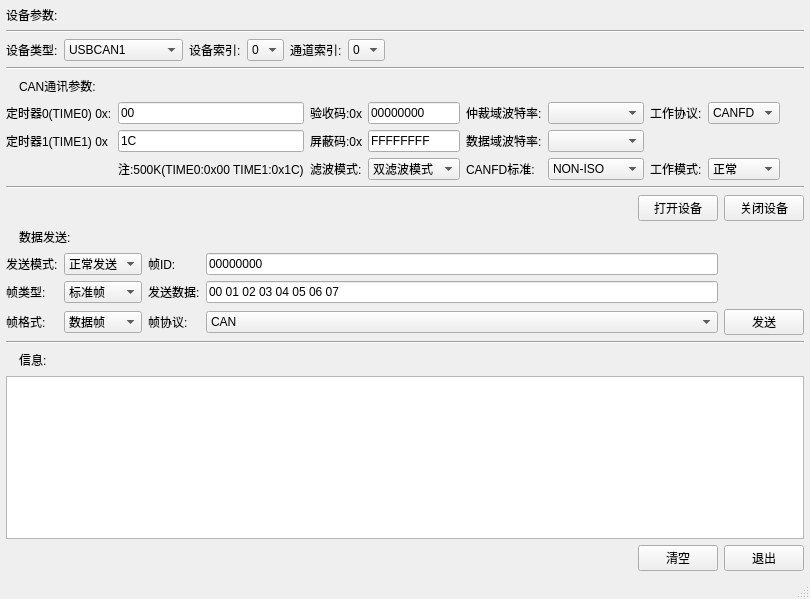
<?xml version="1.0" encoding="UTF-8"?>
<ui version="4.0">
 <class>MainWindow</class>
 <widget class="QMainWindow" name="MainWindow">
  <property name="geometry">
   <rect>
    <x>0</x>
    <y>0</y>
    <width>810</width>
    <height>599</height>
   </rect>
  </property>
  <property name="windowTitle">
   <string>MainWindow</string>
  </property>
  <widget class="QWidget" name="centralwidget">
   <layout class="QVBoxLayout" name="verticalLayout" stretch="0,0,0,0,0,0,0,0,0,0,0,0,0,1">
    <property name="spacing">
     <number>6</number>
    </property>
    <property name="leftMargin">
     <number>6</number>
    </property>
    <property name="topMargin">
     <number>6</number>
    </property>
    <property name="rightMargin">
     <number>6</number>
    </property>
    <property name="bottomMargin">
     <number>6</number>
    </property>
    <item>
     <widget class="QLabel" name="label_13">
      <property name="text">
       <string>设备参数:</string>
      </property>
     </widget>
    </item>
    <item>
     <widget class="Line" name="line_4">
      <property name="orientation">
       <enum>Qt::Horizontal</enum>
      </property>
     </widget>
    </item>
    <item>
     <layout class="QGridLayout" name="gridLayout_2">
      <item row="0" column="1">
       <widget class="QComboBox" name="comboBox_devType">
        <item>
         <property name="text">
          <string>USBCAN1</string>
         </property>
        </item>
        <item>
         <property name="text">
          <string>USBCAN2</string>
         </property>
        </item>
        <item>
         <property name="text">
          <string>USBCANFDMini</string>
         </property>
        </item>
        <item>
         <property name="text">
          <string>USBCANFD1</string>
         </property>
        </item>
        <item>
         <property name="text">
          <string>USBCANFD2</string>
         </property>
        </item>
       </widget>
      </item>
      <item row="0" column="4">
       <widget class="QComboBox" name="comboBox_devIndex">
        <item>
         <property name="text">
          <string>0</string>
         </property>
        </item>
       </widget>
      </item>
      <item row="0" column="2">
       <widget class="QLabel" name="label_7">
        <property name="text">
         <string>设备索引:</string>
        </property>
       </widget>
      </item>
      <item row="0" column="7">
       <widget class="QLabel" name="label_9">
        <property name="text">
         <string>通道索引:</string>
        </property>
       </widget>
      </item>
      <item row="0" column="8">
       <widget class="QComboBox" name="comboBox_chIndex">
        <item>
         <property name="text">
          <string>0</string>
         </property>
        </item>
       </widget>
      </item>
      <item row="0" column="0">
       <widget class="QLabel" name="label">
        <property name="text">
         <string>设备类型:</string>
        </property>
       </widget>
      </item>
      <item row="0" column="9">
       <spacer name="horizontalSpacer">
        <property name="orientation">
         <enum>Qt::Horizontal</enum>
        </property>
        <property name="sizeHint" stdset="0">
         <size>
          <width>40</width>
          <height>20</height>
         </size>
        </property>
       </spacer>
      </item>
     </layout>
    </item>
    <item>
     <widget class="Line" name="line_2">
      <property name="orientation">
       <enum>Qt::Horizontal</enum>
      </property>
     </widget>
    </item>
    <item>
     <layout class="QHBoxLayout" name="horizontalLayout_2">
      <item>
       <widget class="QLabel" name="label_19">
        <property name="text">
         <string/>
        </property>
        <property name="pixmap">
         <pixmap resource="res/res.qrc">:/key.png</pixmap>
        </property>
       </widget>
      </item>
      <item>
       <widget class="QLabel" name="label_12">
        <property name="text">
         <string>CAN通讯参数:</string>
        </property>
       </widget>
      </item>
      <item>
       <spacer name="horizontalSpacer_5">
        <property name="orientation">
         <enum>Qt::Horizontal</enum>
        </property>
        <property name="sizeHint" stdset="0">
         <size>
          <width>40</width>
          <height>20</height>
         </size>
        </property>
       </spacer>
      </item>
     </layout>
    </item>
    <item>
     <layout class="QGridLayout" name="gridLayout_3">
      <item row="2" column="4">
       <widget class="QComboBox" name="comboBox_fliterMode">
        <item>
         <property name="text">
          <string>双滤波模式</string>
         </property>
        </item>
        <item>
         <property name="text">
          <string>单滤波模式</string>
         </property>
        </item>
       </widget>
      </item>
      <item row="1" column="6">
       <widget class="QComboBox" name="comboBox_dBaud"/>
      </item>
      <item row="0" column="1">
       <widget class="QLabel" name="label_timing0">
        <property name="text">
         <string>定时器0(TIME0) 0x:</string>
        </property>
       </widget>
      </item>
      <item row="0" column="2">
       <widget class="QLineEdit" name="lineEdit_btr0">
        <property name="text">
         <string>00</string>
        </property>
       </widget>
      </item>
      <item row="1" column="2">
       <widget class="QLineEdit" name="lineEdit_btr1">
        <property name="text">
         <string>1C</string>
        </property>
       </widget>
      </item>
      <item row="1" column="5">
       <widget class="QLabel" name="label_dBaud">
        <property name="text">
         <string>数据域波特率:</string>
        </property>
       </widget>
      </item>
      <item row="2" column="2">
       <widget class="QLabel" name="label_timingTip">
        <property name="text">
         <string>注:500K(TIME0:0x00 TIME1:0x1C)</string>
        </property>
       </widget>
      </item>
      <item row="2" column="6">
       <widget class="QComboBox" name="comboBox_iso">
        <item>
         <property name="text">
          <string>NON-ISO</string>
         </property>
        </item>
        <item>
         <property name="text">
          <string>CANFD-ISO</string>
         </property>
        </item>
       </widget>
      </item>
      <item row="1" column="3">
       <widget class="QLabel" name="label_maskCode">
        <property name="text">
         <string>屏蔽码:0x</string>
        </property>
       </widget>
      </item>
      <item row="0" column="4">
       <widget class="QLineEdit" name="lineEdit_acc">
        <property name="text">
         <string>00000000</string>
        </property>
       </widget>
      </item>
      <item row="1" column="1">
       <widget class="QLabel" name="label_timing1">
        <property name="text">
         <string>定时器1(TIME1) 0x</string>
        </property>
       </widget>
      </item>
      <item row="0" column="6">
       <widget class="QComboBox" name="comboBox_aBaud"/>
      </item>
      <item row="0" column="5">
       <widget class="QLabel" name="label_aBaud">
        <property name="text">
         <string>仲裁域波特率:</string>
        </property>
       </widget>
      </item>
      <item row="0" column="3">
       <widget class="QLabel" name="label_accCode">
        <property name="text">
         <string>验收码:0x</string>
        </property>
       </widget>
      </item>
      <item row="2" column="3">
       <widget class="QLabel" name="label_fliterMode">
        <property name="text">
         <string>滤波模式:</string>
        </property>
       </widget>
      </item>
      <item row="2" column="5">
       <widget class="QLabel" name="label_iso">
        <property name="text">
         <string>CANFD标准:</string>
        </property>
       </widget>
      </item>
      <item row="0" column="7">
       <widget class="QLabel" name="label_workPro">
        <property name="text">
         <string>工作协议:</string>
        </property>
       </widget>
      </item>
      <item row="0" column="8">
       <widget class="QComboBox" name="comboBox_workPro">
        <item>
         <property name="text">
          <string>CANFD</string>
         </property>
        </item>
        <item>
         <property name="text">
          <string>CAN</string>
         </property>
        </item>
       </widget>
      </item>
      <item row="1" column="4">
       <widget class="QLineEdit" name="lineEdit_mask">
        <property name="text">
         <string>FFFFFFFF</string>
        </property>
       </widget>
      </item>
      <item row="0" column="9">
       <spacer name="horizontalSpacer_7">
        <property name="orientation">
         <enum>Qt::Horizontal</enum>
        </property>
        <property name="sizeHint" stdset="0">
         <size>
          <width>40</width>
          <height>20</height>
         </size>
        </property>
       </spacer>
      </item>
      <item row="2" column="7">
       <widget class="QLabel" name="label_21">
        <property name="text">
         <string>工作模式:</string>
        </property>
       </widget>
      </item>
      <item row="2" column="8">
       <widget class="QComboBox" name="comboBox_workMode">
        <item>
         <property name="text">
          <string>正常</string>
         </property>
        </item>
       </widget>
      </item>
     </layout>
    </item>
    <item>
     <widget class="Line" name="line_3">
      <property name="orientation">
       <enum>Qt::Horizontal</enum>
      </property>
     </widget>
    </item>
    <item>
     <layout class="QHBoxLayout" name="horizontalLayout_4">
      <property name="topMargin">
       <number>0</number>
      </property>
      <item>
       <spacer name="horizontalSpacer_6">
        <property name="orientation">
         <enum>Qt::Horizontal</enum>
        </property>
        <property name="sizeHint" stdset="0">
         <size>
          <width>40</width>
          <height>20</height>
         </size>
        </property>
       </spacer>
      </item>
      <item>
       <widget class="QPushButton" name="pushButton_devOpen">
        <property name="text">
         <string>打开设备</string>
        </property>
       </widget>
      </item>
      <item>
       <widget class="QPushButton" name="pushButton_devClose">
        <property name="text">
         <string>关闭设备</string>
        </property>
       </widget>
      </item>
     </layout>
    </item>
    <item>
     <layout class="QHBoxLayout" name="horizontalLayout_6">
      <item>
       <widget class="QLabel" name="label_20">
        <property name="text">
         <string/>
        </property>
        <property name="pixmap">
         <pixmap resource="res/res.qrc">:/file.png</pixmap>
        </property>
       </widget>
      </item>
      <item>
       <widget class="QLabel" name="label_15">
        <property name="text">
         <string>数据发送:</string>
        </property>
       </widget>
      </item>
      <item>
       <spacer name="horizontalSpacer_4">
        <property name="orientation">
         <enum>Qt::Horizontal</enum>
        </property>
        <property name="sizeHint" stdset="0">
         <size>
          <width>40</width>
          <height>20</height>
         </size>
        </property>
       </spacer>
      </item>
     </layout>
    </item>
    <item>
     <layout class="QGridLayout" name="gridLayout">
      <item row="2" column="1">
       <widget class="QComboBox" name="comboBox_frameFormat">
        <item>
         <property name="text">
          <string>数据帧</string>
         </property>
        </item>
        <item>
         <property name="text">
          <string>远程帧</string>
         </property>
        </item>
       </widget>
      </item>
      <item row="0" column="1">
       <widget class="QComboBox" name="comboBox_sendMode">
        <item>
         <property name="text">
          <string>正常发送</string>
         </property>
        </item>
       </widget>
      </item>
      <item row="1" column="0">
       <widget class="QLabel" name="label_3">
        <property name="text">
         <string>帧类型:</string>
        </property>
       </widget>
      </item>
      <item row="2" column="0">
       <widget class="QLabel" name="label_4">
        <property name="text">
         <string>帧格式:</string>
        </property>
       </widget>
      </item>
      <item row="0" column="2">
       <widget class="QLabel" name="label_5">
        <property name="text">
         <string>帧ID:</string>
        </property>
       </widget>
      </item>
      <item row="1" column="1">
       <widget class="QComboBox" name="comboBox_frameType">
        <item>
         <property name="text">
          <string>标准帧</string>
         </property>
        </item>
        <item>
         <property name="text">
          <string>扩展帧</string>
         </property>
        </item>
       </widget>
      </item>
      <item row="1" column="3">
       <widget class="QLineEdit" name="lineEdit_sendData">
        <property name="text">
         <string>00 01 02 03 04 05 06 07</string>
        </property>
       </widget>
      </item>
      <item row="0" column="3">
       <widget class="QLineEdit" name="lineEdit_sendId">
        <property name="text">
         <string>00000000</string>
        </property>
       </widget>
      </item>
      <item row="0" column="0">
       <widget class="QLabel" name="label_2">
        <property name="text">
         <string>发送模式:</string>
        </property>
       </widget>
      </item>
      <item row="2" column="4">
       <widget class="QPushButton" name="pushButton_send">
        <property name="text">
         <string>发送</string>
        </property>
       </widget>
      </item>
      <item row="1" column="2">
       <widget class="QLabel" name="label_6">
        <property name="text">
         <string>发送数据:</string>
        </property>
       </widget>
      </item>
      <item row="2" column="2">
       <widget class="QLabel" name="label_framePro">
        <property name="text">
         <string>帧协议:</string>
        </property>
       </widget>
      </item>
      <item row="2" column="3">
       <widget class="QComboBox" name="comboBox_framePro">
        <item>
         <property name="text">
          <string>CAN</string>
         </property>
        </item>
        <item>
         <property name="text">
          <string>CANFD</string>
         </property>
        </item>
        <item>
         <property name="text">
          <string>CANFD加速</string>
         </property>
        </item>
       </widget>
      </item>
     </layout>
    </item>
    <item>
     <widget class="Line" name="line">
      <property name="orientation">
       <enum>Qt::Horizontal</enum>
      </property>
     </widget>
    </item>
    <item>
     <layout class="QHBoxLayout" name="horizontalLayout_5">
      <item alignment="Qt::AlignLeft">
       <widget class="QLabel" name="label_18">
        <property name="text">
         <string/>
        </property>
        <property name="pixmap">
         <pixmap resource="res/res.qrc">:/msg_icon_info.png</pixmap>
        </property>
       </widget>
      </item>
      <item>
       <widget class="QLabel" name="label_14">
        <property name="text">
         <string>信息:</string>
        </property>
       </widget>
      </item>
      <item>
       <spacer name="horizontalSpacer_3">
        <property name="orientation">
         <enum>Qt::Horizontal</enum>
        </property>
        <property name="sizeHint" stdset="0">
         <size>
          <width>40</width>
          <height>20</height>
         </size>
        </property>
       </spacer>
      </item>
     </layout>
    </item>
    <item>
     <layout class="QHBoxLayout" name="horizontalLayout">
      <item>
       <widget class="QTableWidget" name="tableWidget"/>
      </item>
     </layout>
    </item>
    <item>
     <layout class="QHBoxLayout" name="horizontalLayout_3">
      <item>
       <spacer name="horizontalSpacer_2">
        <property name="orientation">
         <enum>Qt::Horizontal</enum>
        </property>
        <property name="sizeHint" stdset="0">
         <size>
          <width>40</width>
          <height>20</height>
         </size>
        </property>
       </spacer>
      </item>
      <item>
       <widget class="QPushButton" name="pushButton_clr">
        <property name="text">
         <string>清空</string>
        </property>
       </widget>
      </item>
      <item>
       <widget class="QPushButton" name="pushButton_exit">
        <property name="text">
         <string>退出</string>
        </property>
       </widget>
      </item>
     </layout>
    </item>
   </layout>
  </widget>
  <widget class="QMenuBar" name="menubar">
   <property name="geometry">
    <rect>
     <x>0</x>
     <y>0</y>
     <width>810</width>
     <height>23</height>
    </rect>
   </property>
  </widget>
  <widget class="QStatusBar" name="statusbar"/>
 </widget>
 <resources>
  <include location="res/res.qrc"/>
 </resources>
 <connections/>
</ui>
